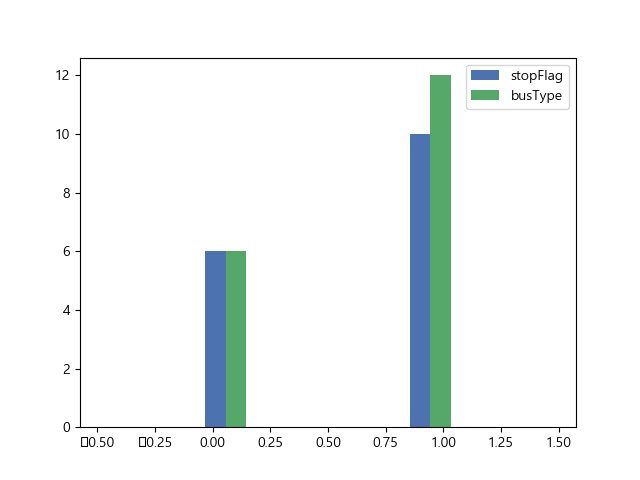

Python code for this plot:
# Step 1. 필요한 모듈을 import합니다.
# -*- coding: utf-8 -*-
import common.common as cm
import pprint as pp
from matplotlib import font_manager, rc
font_name = font_manager.FontProperties(fname="c:/Windows/Fonts/malgun.ttf").get_name()
rc('font', family=font_name)
import os
import numpy as np
from matplotlib import pyplot

# Step 2. 버스위치정보조회를 위한 요청변수 및 요청주소 등을 구성합니다.
url = 'http://ws.bus.go.kr/api/rest/buspos/getBusPosByRouteSt' # 노선별 특정 정류소 접근 버스 위치정보 목록조회(busRouteId, startOrd, endOrd)

busRouteId = ['100100118']
c = []
for i in range(0, len(busRouteId)):
    params = 'serviceKey=%s&busRouteId=%s&startOrd=1&endOrd=999' % (cm.get_serviceKey(), busRouteId[i])
    print('params : ', params)

    # 저장을 원할 경우, 화일명을 정의한다.
    fn = os.getcwd() + '/data/' + '3-1_%s.da' % str(busRouteId[i])
    # 서비스 호출
    _c = cm.call_serviceF(url, params, 'Y', fn)
    c.append(_c)

print(c)

# Step 3. item의 구조를 분석하고, 분석하고자 하는 값들을 추출하기 위한 데이터를 전처리합니다.
pp = pp.PrettyPrinter(indent=4)
data = []
for i in range(0, len(c)):
    try:
        # 응답값이 XML일 경우
        _djson = cm.x2j(c[i])
        item = _djson['ServiceResult']['msgBody']['itemList']

        pp.pprint(item)
        if (isinstance(item, dict)):
            data.append(item)
        else:
            data.extend(item)
    except Exception as e:
        continue

pp.pprint(data)

# stopFlag : 정류소도착여부(0:운행중, 1:도착), busType : 차량유형(0:일반버스, 1:저상버스, 2:굴절버스)
stat = np.empty((0, 2), int)
i = 0
for v in data:
    i += 1
    stat = np.vstack([stat, np.array([int(v['stopFlag']), int(v['busType'])])])
print('stat::: ', stat)
print('stopFlag::: ', stat[:, 0])
print('busType::: ', stat[:, 1])

# Step 4. 데이터 분석을 위한 표본에 대하여 시각화를 진행합니다.
a = np.trim_zeros(stat[:, 0])
b = np.trim_zeros(stat[:, 1])

bins = np.linspace(-0.5, 1.5, 10)

pyplot.style.use('seaborn-deep')
pyplot.hist([a, b], bins, label=['stopFlag', 'busType'])
pyplot.legend(loc='upper right')
pyplot.show()
